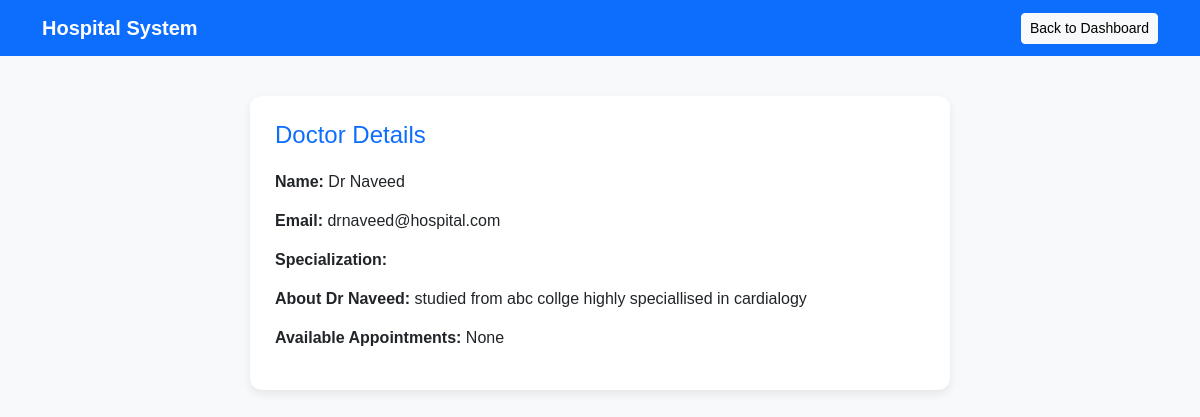
The page /admin/doctor/1 (signed in) on the database its author committed.
### application/models.py (models this page shows)
class Doctor(db.Model):
    id = db.Column(db.Integer, primary_key=True)
    name = db.Column(db.String(100), nullable=False)
    email = db.Column(db.String(100), unique=True)
    phone = db.Column(db.String(20), nullable=False)
    experience = db.Column(db.Integer)
    details = db.Column(db.Text)
    available_slots = db.Column(db.Text)  # Could store JSON string for slots
    department_id = db.Column(db.Integer, db.ForeignKey('department.id'))
    department = db.relationship('Department', backref='doctors')

### application/controllers.py (the view)
    @app.route('/admin/doctor/<int:doctor_id>')
    def admin_doctor_details(doctor_id):
        if 'role' not in session or session['role'] != 'admin':
            flash("Access denied!", "danger")
            return redirect(url_for('login'))
        doctor = Doctor.query.get_or_404(doctor_id)
        return render_template('doctor_detail.html', doctor=doctor)

### templates/doctor_detail.html (shortened to what this page needs)
<!DOCTYPE html>
<html lang="en">
<head>
    <link href="https://cdn.jsdelivr.net/npm/bootstrap@5.3.0/dist/css/bootstrap.min.css" rel="stylesheet">
</head>
<body>
<nav class="navbar navbar-expand-lg">
    <div class="container">
        <a class="navbar-brand" href="#">Hospital System</a>
        <div class="ms-auto">
            <a href="/admin/dashboard" class="btn btn-light btn-sm">Back to Dashboard</a>
        </div>
    </div>
</nav>
<div class="details-card">
    <h4>Doctor Details</h4>
    <div class="details-row">
        <span class="details-label">Name:</span> {{ doctor.name }}
    </div>
    <div class="details-row">
        <span class="details-label">Email:</span> {{ doctor.email }}
    </div>
    <div class="details-row">
        <span class="details-label">Specialization:</span> {{ doctor.specialization }}
    </div>
    <div class="details-row">
        <span class="details-label">About {{ doctor.name}}:</span> {{ doctor.details }}
    </div>
    <div class="details-row">
        <span class="details-label">Available Appointments:</span> {{ doctor.available_slots }}
    </div>
</div>
</body>
</html>

### templates/doctor_detail.html (style rules this page uses)
body { background: #f8f9fa; font-family: Arial, sans-serif; }
.navbar { background: #0d6efd; }
.navbar-brand, .nav-link, .navbar-text { color: white !important; font-weight: 600; }
.details-card { background: white; border-radius: 12px; padding: 25px; box-shadow: 0 4px 10px rgba(0,0,0,0.08); max-width: 700px; margin: 40px auto; }
h4 { color: #0d6efd; margin-bottom: 20px; }
.details-row { margin-bottom: 15px; }
.details-label { font-weight: 600; }

### rows shown on the page
Doctor: name "Dr Naveed", email "drnaveed@hospital.com", details "studied from abc collge highly speciallised in cardialogy", available_slots "None"
